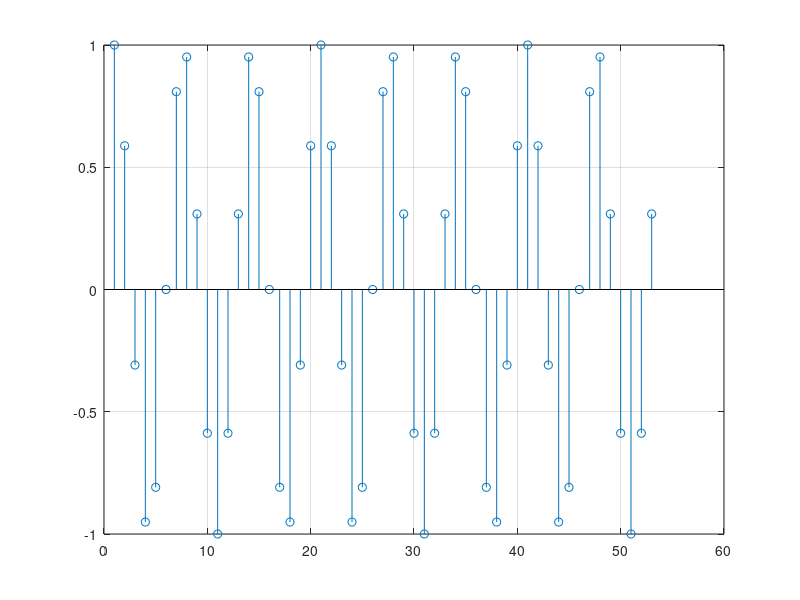
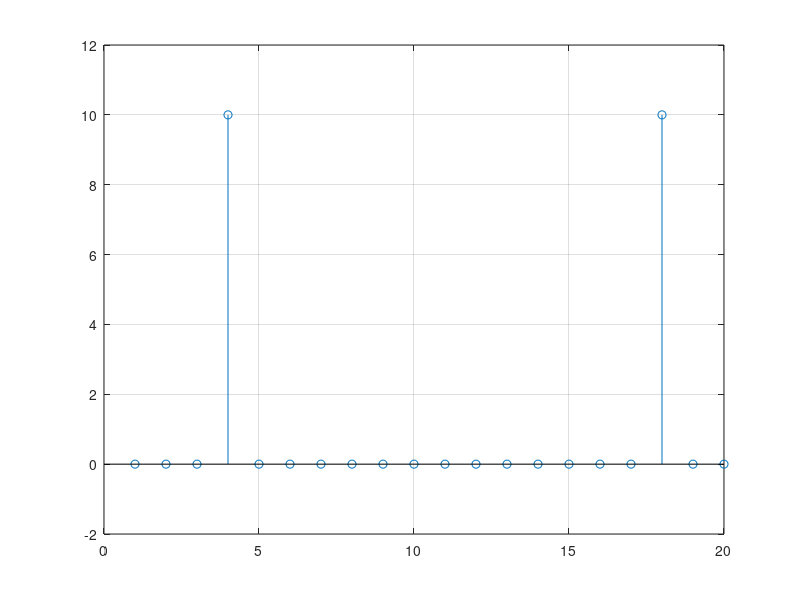
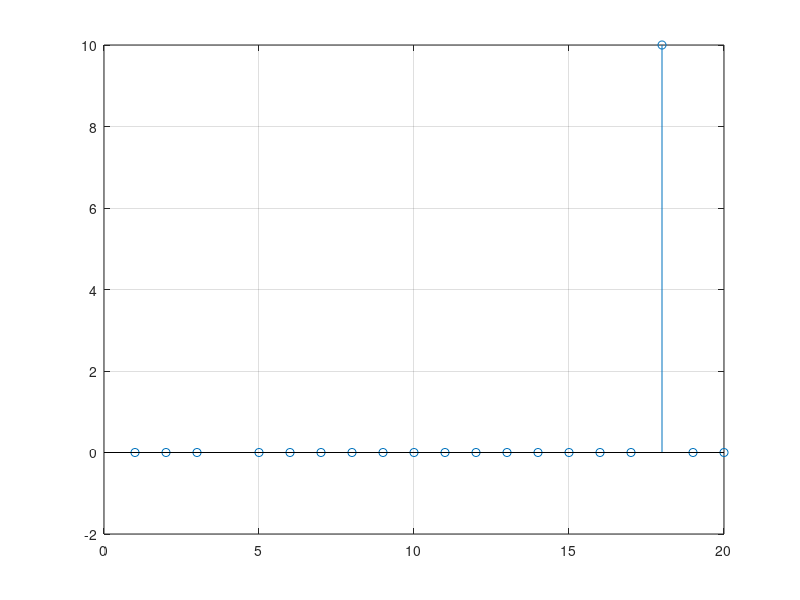
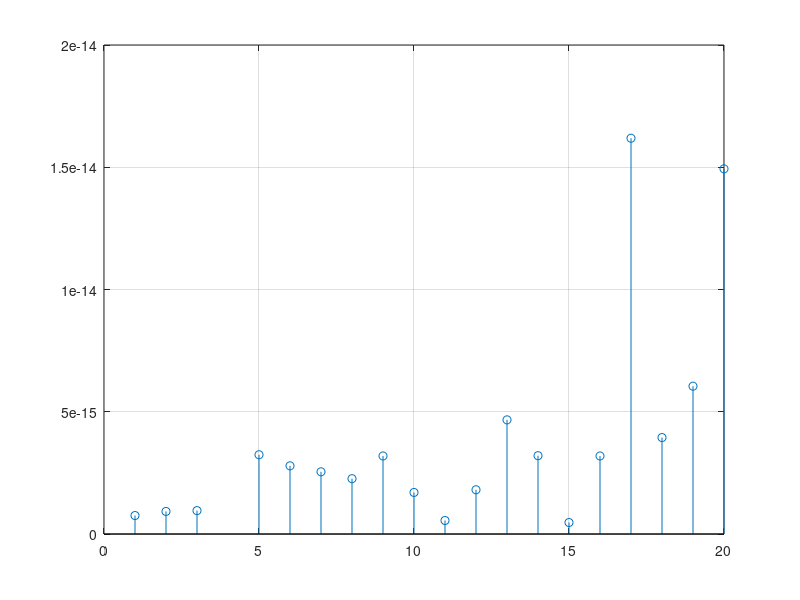

MATLAB code to generate these figures, in order: (Note: this script raises an error after producing the figures.)
%% Teoria de Senyal: Pràctica 2 de laboratori:
%% Damià Casas & Pau Manyer

%% Estudi Previ:
clear all;
clc
close all;
% 2.6)
k0=3; N=20;
Omega=2*pi*(k0/N);

f=@(n) [cos(Omega*n)];
y=f([0:52]);

v=fft(y,N);

figure(1)
stem(y)
grid on

for k=0:N-1
    a=(1-exp(1i*2*pi*(k0-k)))/(1-exp(1i*2*(pi/N)*(k0-k)));
    b=(1-exp(-1i*2*pi*(k0+k)))/(1-exp(-1i*2*(pi/N)*(k0+k)));
    XN(k+1)=0.5*(a+b);
end

figure(2)
stem(v)
grid on
figure(3)
stem(XN)
grid on

error=abs(v-XN);
figure(4)
stem(error)
grid on

%%

% 2.1)

clear all
clc

h=randn(1,1e3);
x=randn(1,1e7);

%stem(y1);

y1=conv(x,h);
y2=process(x,h,2^(15));

expo=[11:20];
N=2.^expo;
for k=1:length(N)
    tic; y1=conv(x,h); tlist1(k)=toc;
    tic; y2=process(x,h,N(k)); tlist2(k)=toc;
    error = abs(y1-y2);
    maxerrorlist(k)=max(abs(error));
end

figure(5)
plot(expo,tlist1)
grid on
hold on
plot([11:20],tlist2)
xlabel("\nu")
ylabel("Durada de computació")
title("Comparació de la durada de computació de cada mètode en funció de N (=2^\nu)")

figure(6)
semilogy(expo,maxerrorlist)
grid on
xlabel("\nu")
ylabel("Max(abs(y_1-y_2))")
title("Màxim error abs(y_1-y_2) en funció de l'exponent de N (=2^\nu)")

%% Finestra rectangular de llargada N:

clear all
clc

format long g

% Transformada de S:
S=@(omega) [pi*(dirac(omega-2*pi/3)+dirac(omega-4*pi/3))];
omega=linspace(0,2*pi,961);

% Representem les deltas de Dirac amb valor 1 per comoditat.
TransfS=S(omega);
[loc,index]=sort(TransfS);
TransfS(index(end)) = 1; TransfS(index(end-1)) = 1;     

figure(1)
plot(omega,TransfS,'-o')
grid on
xlabel('Omega')
ylabel('Valor transformada')
title('Transformada de Fourier de s[n]')
axis([-1 7.5 -0.2 1.2])

% Transformada de W:
N=20;
W=@(omega) [((sin(omega.*N/2))./(sin(omega/2))).*exp(-1i*omega*(N-1)/2)];
omega=linspace(0,2*pi,961);   

TransfW=W(omega);
TransfW=TransfW(1:end-1);

figure(2)
plot(omega(1:end-1),abs(TransfW))
grid on
xlabel('Omega')
ylabel('Valor transformada')
title('Transformada de Fourier de w[n]')
axis([0 2*pi -0.2 max(abs(TransfW))+3])

% Transformada de X:
X=@(omega) [((sin((omega-2*pi/3).*N/2))./(sin((omega-...
    2*pi/3)/2))).*exp(-1i*(omega-2*pi/3)*(N-1)/2)+...
    ((sin((omega-4*pi/3).*N/2))./(sin((omega-4*pi/3)/2))).*exp(...
    -1i*(omega-4*pi/3)*(N-1)/2)];

omega=linspace(0,2*pi,961);

TransfX=X(omega);
TransfX=TransfX(1:end-1);

figure(3)
plot(omega(1:end-1),abs(TransfX))
grid on
xlabel('Omega')
ylabel('Valor transformada')
title('Transformada de Fourier de x[n]')
axis([0 2*pi -0.2 max(abs(TransfX))+3])

% DFT:
for k=0:N-1
    DFT(k+1)=abs(X(0.000001+(2*pi*k/N)));
end

figure(4)
stem(DFT)
grid on
xlabel('k')
ylabel('Valor DFT')
title('DFT de x[n]')

%% Finestra rectangular fixa (zero padding):

clear all
clc

format long g

% Transformada de S:
S=@(omega) [pi*(dirac(omega-2*pi/3)+dirac(omega-4*pi/3))];
omega=linspace(0,2*pi,961);

% Representem les deltas de Dirac amb valor 1 per comoditat.
TransfS=S(omega);
[loc,index]=sort(TransfS);
TransfS(index(end)) = 1; TransfS(index(end-1)) = 1;     

figure(1)
plot(omega,TransfS,'-o')
grid on
xlabel('Omega')
ylabel('Valor transformada')
title('Transformada de Fourier de s[n]')
axis([-1 7.5 -0.2 1.2])

% Transformada de W:
Nfinestra=20;
W=@(omega) [((sin(omega.*Nfinestra/2))./(sin(omega/2))).*exp(-1i*omega*(Nfinestra-1)/2)];
omega=linspace(0,2*pi,961);   

TransfW=W(omega);
TransfW=TransfW(1:end-1);

figure(2)
plot(omega(1:end-1),abs(TransfW))
grid on
xlabel('Omega')
ylabel('Valor transformada')
title('Transformada de Fourier de w[n]')
axis([0 2*pi -0.2 max(abs(TransfW))+3])

% Transformada de X:
X=@(omega) [((sin((omega-2*pi/3).*Nfinestra/2))./(sin((omega-...
    2*pi/3)/2))).*exp(-1i*(omega-2*pi/3)*(Nfinestra-1)/2)+...
    ((sin((omega-4*pi/3).*Nfinestra/2))./(sin((omega-4*pi/3)/2))).*exp(...
    -1i*(omega-4*pi/3)*(Nfinestra-1)/2)];

omega=linspace(0,2*pi,961);

TransfX=X(omega);
TransfX=TransfX(1:end-1);

figure(3)
plot(omega(1:end-1),abs(TransfX))
grid on
xlabel('Omega')
ylabel('Valor transformada')
title('Transformada de Fourier de x[n]')
axis([0 2*pi -0.2 max(abs(TransfX))+3])

% DFT:
N=20;
for k=0:N-1
    DFT(k+1)=abs(X(0.000001+(2*pi*k/N)));
end

figure(4)
stem(DFT)
grid on
xlabel('k')
ylabel('Valor DFT')
title('DFT de x[n]')

%% Finestra de Hann

clear all
clc

format long g

% Transformada de S:
S=@(omega) [pi*(dirac(omega-2*pi/3)+dirac(omega-4*pi/3))];
omega=linspace(0,2*pi,961);

% Representem les deltas de Dirac amb valor 1 per comoditat.
TransfS=S(omega);
[loc,index]=sort(TransfS);
TransfS(index(end)) = 1; TransfS(index(end-1)) = 1;     

figure(1)
plot(omega,TransfS,'-o')
grid on
xlabel('Omega')
ylabel('Valor transformada')
title('Transformada de Fourier de s[n]')
axis([-1 7.5 -0.2 1.2])

% Transformada de W:
N=20;
W=@(oo)(pi.*((sin(oo.*N/2))./(sin(oo./2))).*...
    exp(-1i*oo.*(N-1)./2)-pi.*((sin((oo-2*pi/N).*N/2))./...
    (sin((oo-2*pi/N)./2))).*exp(-1i*(oo-2*pi/N).*(N-1)/2)...
    -pi.*((sin((oo+2*pi./N).*N./2))./(sin((oo+2*pi./N)./2))).*...
    exp(-1i*(oo+2*pi./N).*(N-1)./2));

omega=linspace(0,2*pi,961);   

TransfW=W(omega);
TransfW=TransfW(1:end-1);

figure(2)
plot(omega(1:end-1),abs(TransfW))
grid on
xlabel('Omega')
ylabel('Valor transformada')
title('Transformada de Fourier de w[n]')
axis([0 2*pi -0.2 max(abs(TransfW))+3])

% Transformada de X:
X=@(omega) [((sin((omega-2*pi/3).*N/2))./(sin((omega-...
    2*pi/3)/2))).*exp(-1i*(omega-2*pi/3)*(N-1)/2)+...
    ((sin((omega-4*pi/3).*N/2))./(sin((omega-4*pi/3)/2))).*exp(...
    -1i*(omega-4*pi/3)*(N-1)/2)];

omega=linspace(0,2*pi,961);

TransfX=X(omega);
TransfX=TransfX(1:end-1);

figure(3)
plot(omega(1:end-1),abs(TransfX))
grid on
xlabel('Omega')
ylabel('Valor transformada')
title('Transformada de Fourier de x[n]')
axis([0 2*pi -0.2 max(abs(TransfX))+3])

% DFT:
N=20;
for k=0:N-1
    DFT(k+1)=abs(X(0.000001+(2*pi*k/N)));
end

figure(4)
stem(DFT)
grid on
xlabel('k')
ylabel('Valor DFT')
title('DFT de x[n]')







%%
% 2.2)

clear all
clc
load('N32.MAT')

% Dibuixeu el senyal
figure(7)
stem(x)
grid on 

figure(8)
stem(x(1:100))
grid on 

% Quina és la duració del senyal:
fs=8e3; Ts=1/fs;
L=length(x);
display(L,'la llargada de x és')
display(L,'La duració del senyal en número de mostres és')
display(Ts*L,'La duració del senyal en segons de mostres és')

% DFT i dibuix del mòdul:
N=2^8;
X=fft(x,N);
figure(9)
plot(abs(X))
grid on
xlabel('k')
ylabel('X[k]')
title('DFT[x]=X[k]')

% Trobi els índexs (valors de k) per a cadascun dels 4 pics de la DFT.
Mod=abs(X);
[loc,index]=sort(Mod);
klist=[index(end-3) index(end-2) index(end-1) index(end)];
valorspics=[loc(end-3) loc(end-2) loc(end-1) loc(end)];
% Obtingui les freqüències digitals corresponents als dos pics detectats
Omega1=2*(pi/N)*klist(1);

Omega2=2*(pi/N)*klist(3);

% Quines són les freqüències analògiques (en Hz) corresponents a les freqüències
% digitals anteriors?

w1=Omega1*fs;
w2=Omega2*fs;

f1=w1/(2*pi);
f2=w2/(2*pi);

% Quina és la tecla corresponent al senyal x utilitzant la Figura 1?



%%

% Si X es una matriz, fft(X) trata las columnas de X como vectores y
% devuelve la transformada de Fourier de cada columna. Tornarà la FFT de
% tants punts com hi hagin a les columnes.

% If Y is a matrix, then ifft(Y) returns the inverse transform of each column of the matrix.

function yb=cc(xb,H) %Convolucio del bloc N=Lh+Lx-1
N=length(H);
Lx=length(xb);
xb=[xb zeros(1,N-Lx)];
X=fft(xb,N);
Y=X.*H;
yb=ifft(Y,N);
end

function y=process(x,h,N)
% INPUT: N: COM A MINIM HA DE SER length(x)+length(h)-1
L=length(h);   % Calculem la longitud del vector h
Lx=length(x);
M=N-L+1;  % Calculem la maxima longitud de M
h=[h zeros(1,N-L)];
H=fft(h,N);  % Calculem la DFT de N punts de h, tindra llargada L+M-1
P=ceil(Lx/M);  % Calculem P i ens assegurem que es enter amb el comando ceil()
longY = L+Lx-1;
y=zeros(1,longY);
for r=1:P-1         % Per els P-1 primers blocs de llargada M fem:
    xi=x((r-1)*M+1:r*M);
    yi=cc(xi,H); % cc calcula la convolucio entre el bloc xi i H
    A=(r-1)*M; 
    temp = y(A+1:A+length(yi));    % Aquest troç concatena adequadament els 
    temp = temp + yi;              % blocs yi
    y([A+1:A+length(yi)]) = temp;
end
xi=x([(P-1)*M+1:end]);  % per els valors sobrants de x tambe calculem la  
yi=cc(xi,H);            % convolucio amb H i concatenem y
temp = y((P-1)*M+1:end); 
temp = temp + yi(1:length(temp));
y((P-1)*M+1:end) = temp;
end






